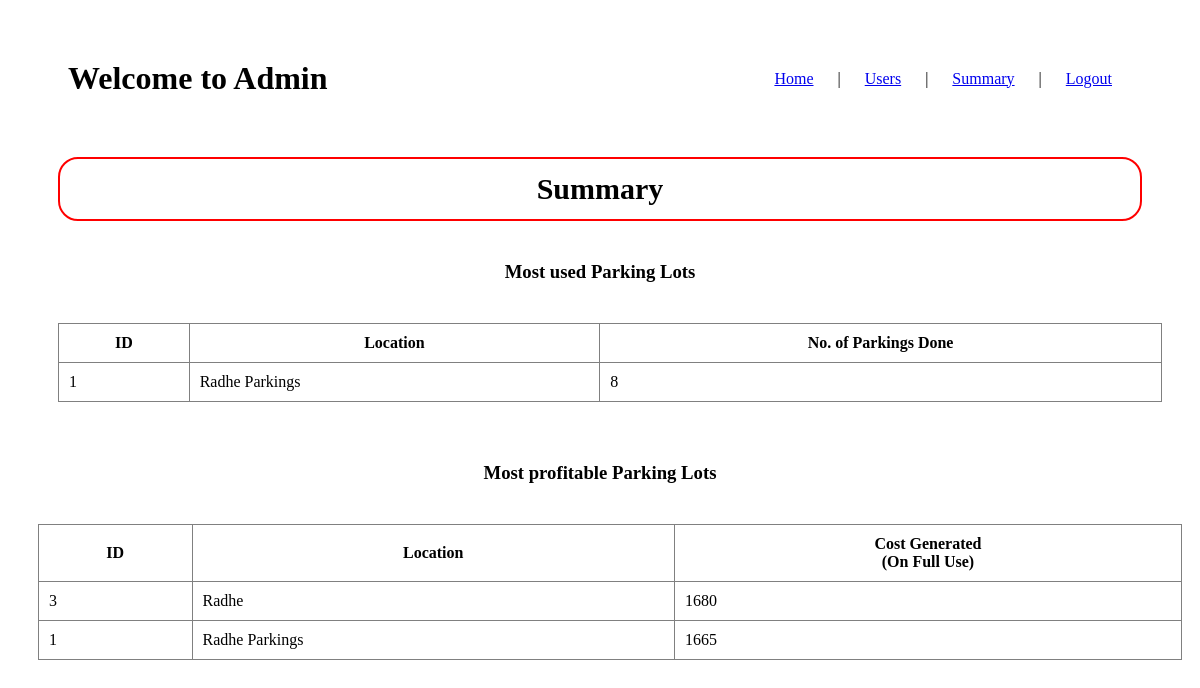
The page /admin/summary on the database as committed earlier.
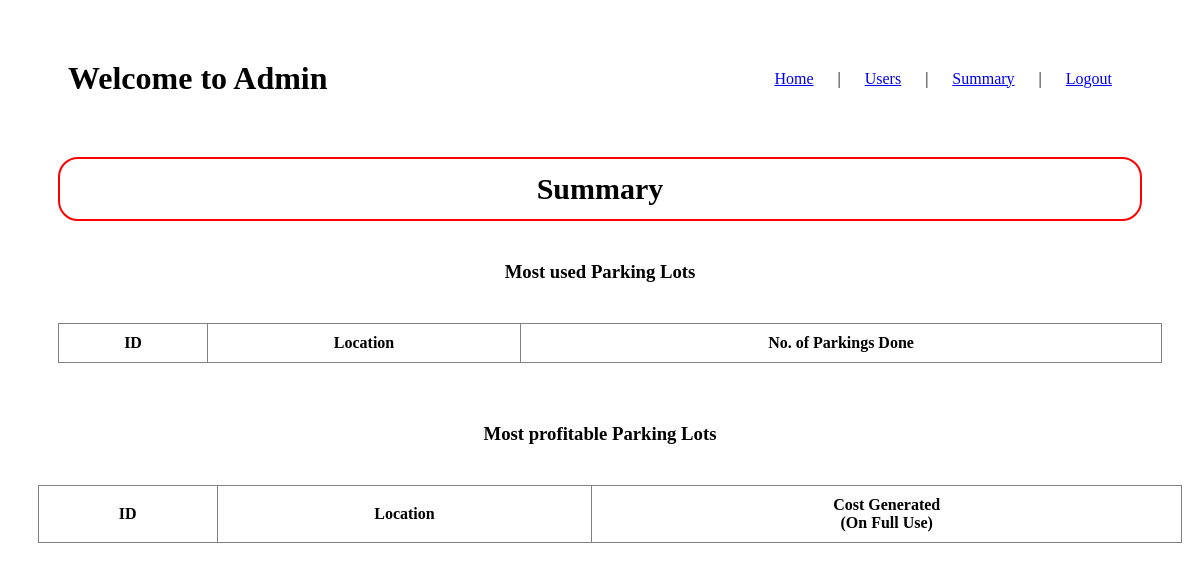
The same page on the database as committed later.
### models/parking_model.py (models this page shows)
class ParkingLot(db.Model):
    __tablename__ = 'parking_lot'
    id = db.Column(db.Integer, primary_key=True)
    prime_location_name = db.Column(db.String, nullable=False, unique = True)
    price = db.Column(db.Integer,  nullable=False)
    address = db.Column(db.String, nullable=False)
    pincode = db.Column(db.Integer, nullable=False)
    maximum_number_of_spots = db.Column(db.Integer, nullable=False)

### controllers/admincontorllers.py (the view)
@app.route("/admin/summary")
def adminsummary():
    spots = ParkingLot.query.all()
    most_proficable_lots = ParkingLot.query.order_by((ParkingLot.price*ParkingLot.maximum_number_of_spots).desc()).all()
    lots = db.session.query(ReserveSpot, ParkingSpot, ParkingLot)\
    .join(ParkingSpot, ReserveSpot.spot_id == ParkingSpot.id)\
    .join(ParkingLot, ParkingSpot.lot_id == ParkingLot.id).all()
    parking_lots_occupied = {}
    for reservedspot in lots:
        if reservedspot[2] not in parking_lots_occupied.keys():
            parking_lots_occupied [reservedspot[2]] = 0
        parking_lots_occupied [reservedspot[2]] +=1
    parking_lots_occupied = dict(sorted(parking_lots_occupied.items(), key=lambda item: item[1],reverse = True))
    return render_template('summaryadmin.html', parking_lots_occupied = parking_lots_occupied, most_proficable_lots = most_proficable_lots)

### templates/summaryadmin.html (shortened to what this page needs)
<!DOCTYPE html>
<html lang="en">
<head>
</head>
<body>
    <div id = "header" style = "display: flex;align-items: center;justify-content: space-between;">
        <h1 >Welcome to Admin</h1>
        <nav>
            <a href= {{url_for('admindashboard')}}>Home</a> |
            <a href= {{url_for('adminregistered_user')}}>Users</a> |
            <a href= {{url_for('adminsummary')}}>Summary</a> |
            <a href="/">Logout</a>
        </nav>
    </div>
    <div id="mainpage">
        <div style = "border: solid 2px red; border-radius: 20px; display: flex; justify-content: center;align-items: center ;height:40px; font-size: 30px; font-weight: bolder;">Summary</div>
    <div id = "summary" style="display:flex;justify-content:center;align-content:center">
        <h3>Most used Parking Lots</h3>
    </div>
        <table border="1", style="border-collapse: collapse;width:100%;">
            <thead>
                <tr>
                    <th>ID</th>
                    <th>Location</th>
                    <th>No. of Parkings Done</th>
                </tr>
            </thead>
            <tbody>
                {% for i,j in parking_lots_occupied.items() %}
                <tr>
                    <td> {{i.id}} </td>
                    <td> {{i.prime_location_name}} </td>
                    <td> {{j}} </td>
                </tr>
                {% endfor %}
            </tbody>
        </table>
        </div>
        <div id = "summary2" style="display:flex;justify-content:center;align-content:center">
        <h3>Most profitable Parking Lots</h3>
        </div>
        <table border="1", style="border-collapse: collapse;width:100%">
            <thead>
                <tr>
                    <th>ID</th>
                    <th>Location</th>
                    <th>Cost Generated <br> (On Full Use)</th>
                </tr>
            </thead>
            <tbody>
                {% for i in most_proficable_lots %}
                <tr>
                    <td>{{ i.id }}</td>
                    <td>{{ i.prime_location_name }}</td>
                    <td>{{ i.price*i.maximum_number_of_spots }}</td>
                </tr>
                {% endfor %}
            </tbody>
        </table>
</body>
</html>

### templates/summaryadmin.html (style rules this page uses)
*:not(body) { padding:10px; margin:10px; }

Rows that differ between the two databases and show on the page:
removed ParkingLot: id "1", prime_location_name "Radhe Parkings", j "8", i.price*i.maximum_number_of_spots "1665"
removed ParkingLot: id "3", prime_location_name "Radhe", i.price*i.maximum_number_of_spots "1680", shown under "Most profitable Parking Lots"
